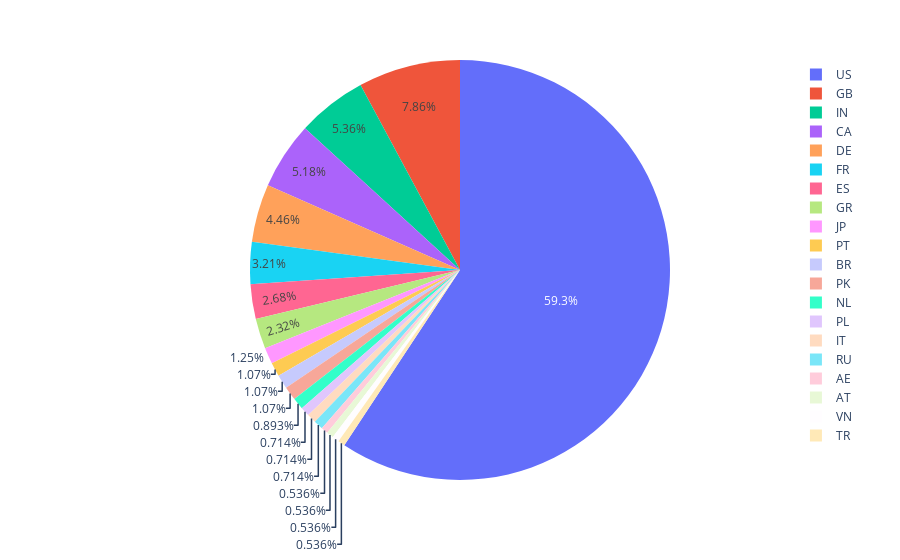

Notebook code for this chart:
### Markdown cell above
Evet tam da düşünüğüm gibi Malezya'nın maaş ortalamasının çok yüksek olmasının sebebi şirket sayısının çok az olması ya da çalışan sayısının çok az olması.

### Code cell
employee_residence_count=df["employee_residence"].value_counts().head(20)
df_erc=employee_residence_count.to_frame().reset_index()
df_erc.rename(columns={'employee_residence': 'employee_residence_count'}, inplace=True)
df_erc.rename(columns={'index': 'employee_residence'}, inplace=True)
fig = px.pie(values=df_erc["employee_residence_count"], names=df_erc["employee_residence"])
fig.show()

### Figure 1 — Plotly figure (JSON) as saved in the notebook; plotly's stock layout.template omitted (floating-point values rounded to 4 significant figures)
{"data": [{"domain": {"x": [0, 1], "y": [0, 1]}, "hovertemplate": "label=%{label}<br>value=%{value}<extra></extra>", "labels": ["US", "GB", "IN", "CA", "DE", "FR", "ES", "GR", "JP", "PT", "BR", "PK", "NL", "PL", "IT", "RU", "AE", "AT", "VN", "TR"], "legendgroup": "", "name": "", "showlegend": true, "type": "pie", "values": [332, 44, 30, 29, 25, 18, 15, 13, 7, 6, 6, 6, 5, 4, 4, 4, 3, 3, 3, 3]}], "layout": {"legend": {"tracegroupgap": 0}, "margin": {"t": 60}}}
